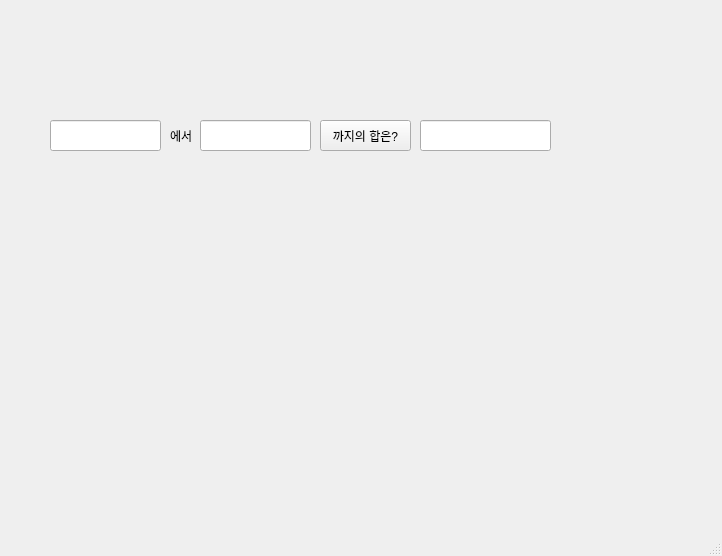
<?xml version="1.0" encoding="UTF-8"?>
<ui version="4.0">
 <class>MainWindow</class>
 <widget class="QMainWindow" name="MainWindow">
  <property name="geometry">
   <rect>
    <x>0</x>
    <y>0</y>
    <width>722</width>
    <height>556</height>
   </rect>
  </property>
  <property name="windowTitle">
   <string>MainWindow</string>
  </property>
  <widget class="QWidget" name="centralwidget">
   <widget class="QLineEdit" name="le1">
    <property name="geometry">
     <rect>
      <x>50</x>
      <y>120</y>
      <width>111</width>
      <height>31</height>
     </rect>
    </property>
   </widget>
   <widget class="QLabel" name="label1">
    <property name="geometry">
     <rect>
      <x>170</x>
      <y>120</y>
      <width>41</width>
      <height>31</height>
     </rect>
    </property>
    <property name="text">
     <string>에서</string>
    </property>
   </widget>
   <widget class="QLineEdit" name="le2">
    <property name="geometry">
     <rect>
      <x>200</x>
      <y>120</y>
      <width>111</width>
      <height>31</height>
     </rect>
    </property>
   </widget>
   <widget class="QPushButton" name="pb">
    <property name="geometry">
     <rect>
      <x>320</x>
      <y>120</y>
      <width>91</width>
      <height>31</height>
     </rect>
    </property>
    <property name="text">
     <string>까지의 합은?</string>
    </property>
   </widget>
   <widget class="QLineEdit" name="le3">
    <property name="geometry">
     <rect>
      <x>420</x>
      <y>120</y>
      <width>131</width>
      <height>31</height>
     </rect>
    </property>
   </widget>
  </widget>
  <widget class="QMenuBar" name="menubar">
   <property name="geometry">
    <rect>
     <x>0</x>
     <y>0</y>
     <width>722</width>
     <height>21</height>
    </rect>
   </property>
  </widget>
  <widget class="QStatusBar" name="statusbar"/>
 </widget>
 <resources/>
 <connections/>
</ui>
